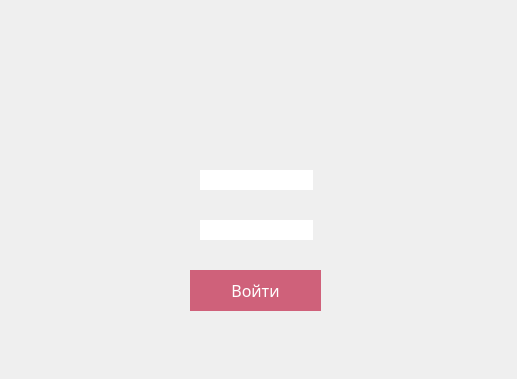
<?xml version="1.0" encoding="UTF-8"?>
<ui version="4.0">
 <class>Form</class>
 <widget class="QWidget" name="Form">
  <property name="geometry">
   <rect>
    <x>0</x>
    <y>0</y>
    <width>517</width>
    <height>379</height>
   </rect>
  </property>
  <property name="font">
   <font>
    <family>Yu Gothic UI Semilight</family>
   </font>
  </property>
  <property name="windowTitle">
   <string>Form</string>
  </property>
  <widget class="QLabel" name="label">
   <property name="geometry">
    <rect>
     <x>0</x>
     <y>0</y>
     <width>521</width>
     <height>381</height>
    </rect>
   </property>
   <property name="text">
    <string/>
   </property>
   <property name="pixmap">
    <pixmap>../../Downloads/3dadf139-3c6e-4a2b-90df-edf28f83b81b.jpg</pixmap>
   </property>
   <property name="scaledContents">
    <bool>true</bool>
   </property>
  </widget>
  <widget class="QPushButton" name="pushButton">
   <property name="geometry">
    <rect>
     <x>190</x>
     <y>270</y>
     <width>131</width>
     <height>41</height>
    </rect>
   </property>
   <property name="styleSheet">
    <string notr="true">QPushButton {
    background-color: #cf617a; /* Розовый цвет фона */
    color: white; /* Белый цвет текста */
    border: none; /* Убрать рамку */
    border-radius:0px; /* Закругление углов, если нужно */
    padding: 10px 20px; /* Внутренние отступы */
    font-size: 16px; /* Размер шрифта */
    /* Задаем квадратную форму */
}

QPushButton:hover {
    background-color: #c36077; /* Цвет фона при наведении */
}

QPushButton:pressed {
    background-color: #703845; /* Цвет фона при нажатии */
}
</string>
   </property>
   <property name="text">
    <string>Войти</string>
   </property>
  </widget>
  <widget class="QLineEdit" name="lineEdit">
   <property name="geometry">
    <rect>
     <x>200</x>
     <y>170</y>
     <width>113</width>
     <height>20</height>
    </rect>
   </property>
   <property name="styleSheet">
    <string notr="true">QLineEdit#lineEdit {
    border-radius: 200px;
    border: 1px solid transparent; /* Добавляем прозрачную рамку для работы маски */
    border-image: url(&quot;&quot;) 1 1 1 1 stretch stretch; /* Устанавливаем border-image */
    outline: none;
}
 QLineEdit#lineEdit:focus {
  border-image: none; /* Убираем border-image при фокусе */

}</string>
   </property>
  </widget>
  <widget class="QLineEdit" name="lineEdit_2">
   <property name="geometry">
    <rect>
     <x>200</x>
     <y>220</y>
     <width>113</width>
     <height>20</height>
    </rect>
   </property>
   <property name="styleSheet">
    <string notr="true">QLineEdit#lineEdit_2 {
    border-radius: 20px;
    border: 1px solid transparent; /* Добавляем прозрачную рамку для работы маски */
    border-image: url(&quot;&quot;) 1 1 1 1 stretch stretch; /* Устанавливаем border-image */
    outline: none;
}
QLineEdit#lineEdit_2:focus {
    border-image: none; /* Убираем border-image при фокусе */
}</string>
   </property>
  </widget>
  <widget class="QLabel" name="label_2">
   <property name="geometry">
    <rect>
     <x>180</x>
     <y>70</y>
     <width>141</width>
     <height>71</height>
    </rect>
   </property>
   <property name="text">
    <string/>
   </property>
   <property name="pixmap">
    <pixmap>../../Downloads/Telegram Desktop/yfv yv.png</pixmap>
   </property>
   <property name="scaledContents">
    <bool>true</bool>
   </property>
  </widget>
  <widget class="QLabel" name="label_3">
   <property name="geometry">
    <rect>
     <x>90</x>
     <y>20</y>
     <width>81</width>
     <height>111</height>
    </rect>
   </property>
   <property name="text">
    <string/>
   </property>
   <property name="pixmap">
    <pixmap>../../Downloads/Telegram Desktop/123mgnv.png</pixmap>
   </property>
   <property name="scaledContents">
    <bool>true</bool>
   </property>
  </widget>
 </widget>
 <resources/>
 <connections/>
</ui>
